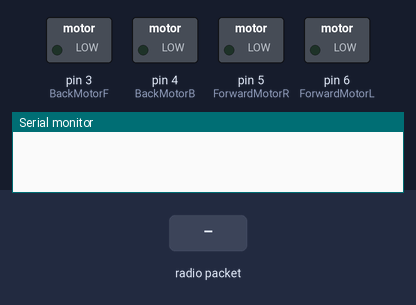
A sketch run on a simulated Arduino Uno, built with avr-gcc and run on an emulated ATmega328P. Shown: switched loads named in the sketch (green lamp = pin HIGH), the last lines printed to the serial monitor. The inputs (shaded band) are chosen by the test bench. No radio packets arrive unless stated.

Above: at 1.2 s.
1.3 s: radio packet "up" arrives
At 2.5 s:
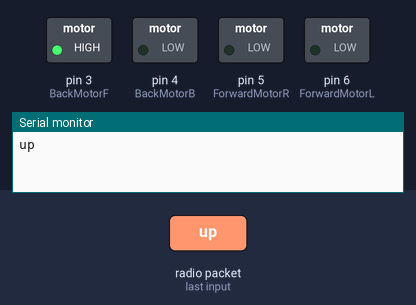
2.8 s: radio packet "down" arrives
At 3.8 s:
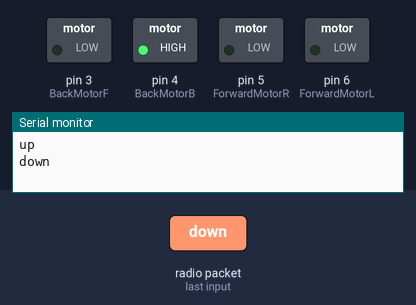
4.3 s: radio packet "left" arrives
At 4.9 s:
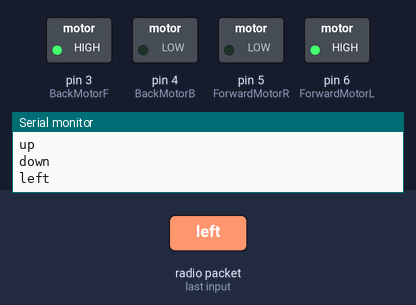
5.8 s: radio packet "right" arrives
At 7.2 s:
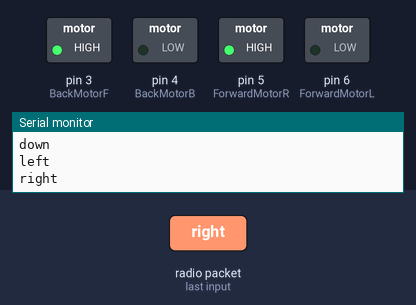
Timing chart, 0 to 8.3 s (numbered marks = the images above; inputs shaded):
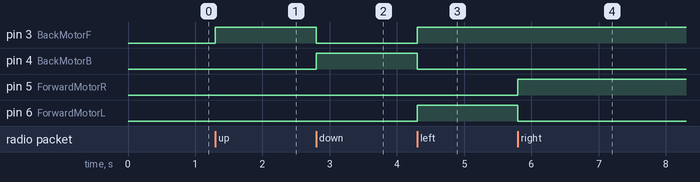

The sketch:

Nrf_Joystick_RX.ino
```cpp
#include <SPI.h>
#include <nRF24L01.h>
#include <RF24.h>


#define CE_PIN 9
#define CSN_PIN 10


const int BackMotorF = 3;
const int BackMotorB = 4;
const int ForwardMotorR = 5;
const int ForwardMotorL = 6;


const uint64_t pipe = 0xE8E8F0F0E1LL;


RF24 radio(CE_PIN,CSN_PIN);


char data[20];
void setup()
{
  pinMode(BackMotorF,OUTPUT);
  pinMode(BackMotorB,OUTPUT);
  pinMode(ForwardMotorR,OUTPUT);
  pinMode(ForwardMotorL,OUTPUT);
   Serial.begin(9600);


  radio.begin();
  radio.openReadingPipe(1,pipe);
  radio.startListening();;
}


void loop()
{
  String msg="";
  if ( radio.available() )
  {
    radio.read( data, sizeof(data) );
    Serial.println(data);
    msg=data;


    if(msg=="up")
    {
      digitalWrite(BackMotorF,HIGH);
      digitalWrite(BackMotorB,LOW);
      digitalWrite(ForwardMotorR,LOW);
      digitalWrite(ForwardMotorL,LOW);
    }
    else if(msg=="down")
    {
      digitalWrite(BackMotorF,LOW);
      digitalWrite(BackMotorB,HIGH);
      digitalWrite(ForwardMotorR,LOW);
      digitalWrite(ForwardMotorL,LOW);
    }
    else if(msg=="left")
    {
      digitalWrite(BackMotorF,HIGH);
      digitalWrite(BackMotorB,LOW);
      digitalWrite(ForwardMotorR,LOW);
      digitalWrite(ForwardMotorL,HIGH);
    }
    else if(msg=="right")
    {
      digitalWrite(BackMotorF,HIGH);
      digitalWrite(BackMotorB,LOW);
      digitalWrite(ForwardMotorR,HIGH);
      digitalWrite(ForwardMotorL,LOW);
    }
    else if(msg=="start")
    {
      digitalWrite(BackMotorF,LOW);
      digitalWrite(BackMotorB,LOW);
      digitalWrite(ForwardMotorR,LOW);
      digitalWrite(ForwardMotorL,LOW);
    }

  }


}
```

Measured:
- after the input at 1.3 s, pin 3 (BackMotorF): LOW → HIGH at once
- after the input at 2.8 s, pin 3 (BackMotorF): HIGH → LOW at once; pin 4 (BackMotorB): LOW → HIGH at once
- after the input at 4.3 s, pin 3 (BackMotorF), pin 6 (ForwardMotorL): LOW → HIGH at once; pin 4 (BackMotorB): HIGH → LOW at once
- after the input at 5.8 s, pin 5 (ForwardMotorR): LOW → HIGH at once; pin 6 (ForwardMotorL): HIGH → LOW at once
